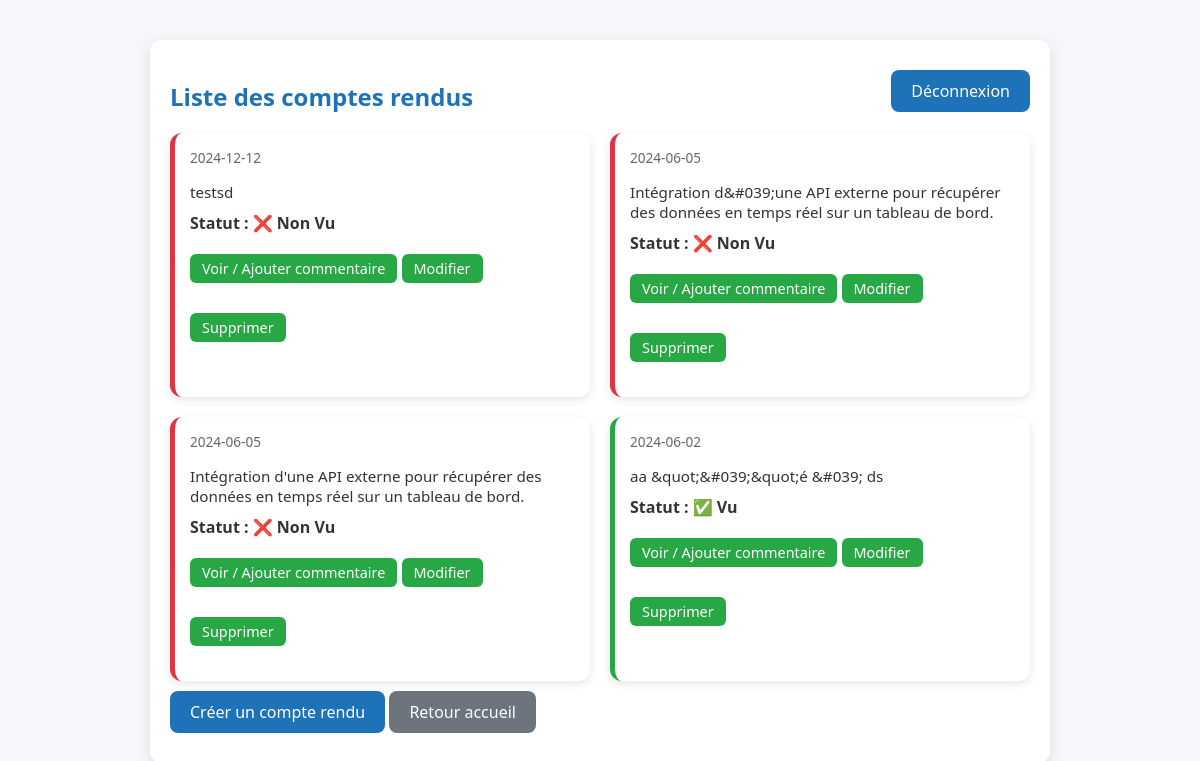
/stage/liste_compte_rendu.php (signed in), run on the app's committed database.
### tables this page shows
CREATE TABLE `cr` (
  `num` bigint(20) NOT NULL,
  `date` date DEFAULT NULL,
  `description` text,
  `vu` tinyint(1) DEFAULT NULL,
  `datetime` datetime DEFAULT NULL,
  `num_utilisateur` int(11) DEFAULT NULL
);

### stage/liste_compte_rendu.php (the view, shortened to what this page needs)
<?php
include '_conf.php';
$bdd = mysqli_connect($serveurBDD, $userBDD, $mdpBDD, $nomBDD);
$id = $_SESSION['id'];
$type = $_SESSION['type'];
$order_sql = " ORDER BY date DESC";
if ($type == 0) {
    $sql = "SELECT * FROM cr WHERE num_utilisateur = $id" . $order_sql;
}
$result = mysqli_query($bdd, $sql);
?>
<!DOCTYPE html>
<html lang="fr">
<head>
    <link rel="stylesheet" href="style.css">
</head>
<body>
<div class="container">
    <form method="post" style="text-align:right; margin-bottom:20px;">
        <button type="submit" name="byebye" class="logout-btn">Déconnexion</button>
    </form>
    <h2>Liste des comptes rendus</h2>
    <?php if($result && mysqli_num_rows($result) > 0): ?>
        <div class="cr-grid">
            <?php while($row = mysqli_fetch_assoc($result)): ?>
                <div class="cr-card <?= $row['vu'] ? 'vu' : 'non-vu'; ?>">
                    <div class="cr-header">
                        <span class="cr-date"><?= $row['date'] ?></span>
                    </div>
                    <p class="cr-description"><?= htmlspecialchars($row['description']) ?></p>
                    <div class="cr-status">
                        Statut : <span><?= $row['vu'] ? '✅ Vu' : '❌ Non Vu'; ?></span>
                    </div>
                    <a href="commentaire.php?cr=<?= $row['num'] ?>" class="btn-small">Voir / Ajouter commentaire</a>
                    <?php if($row['num_utilisateur'] == $id): ?>
                        <a href="modifier_compte_rendu.php?cr=<?= $row['num'] ?>" class="btn-small btn-edit">Modifier</a>
                        <form method="post" style="display:inline-block;" onsubmit="return confirm('Êtes-vous sûr de vouloir supprimer ce compte rendu ?');">
                            <button type="submit" name="supprimer" class="btn-small btn-delete">Supprimer</button>
                        </form>
                    <?php endif; ?>
                </div>
            <?php endwhile; ?>
        </div>
    <?php else: ?>
        <div class="info">Aucun compte rendu trouvé.</div>
    <?php endif; ?>
    <a href="creer_compte_rendu.php" class="btn">Créer un compte rendu</a>
    <a href="accueuil.php" class="btn-secondary">Retour accueil</a>
</div>
</body>
</html>

### stage/style.css (style rules this page uses)
* { box-sizing: border-box; font-family: 'Segoe UI', Tahoma, Geneva, Verdana, sans-serif; }
body { margin: 0; padding: 0; background: #f5f7fa; color: #333; }
a { text-decoration: none; color: #1d72b8; }
.container { max-width: 900px; margin: 40px auto; padding: 20px; background: #fff; border-radius: 12px; box-shadow: 0 4px 15px rgba(0,0,0,0.1); }
h1, h2, h3, h4 { color: #1d72b8; }
form { margin: 20px 0; }
input[type="submit"], button { background: #1d72b8; color: #fff; padding: 10px 20px; border: none; border-radius: 8px; font-size: 1rem; cursor: pointer; transition: background 0.3s; }
.btn { display: inline-block; margin: 10px 0; padding: 10px 20px; background: #1d72b8; color: #fff; border-radius: 8px; transition: background 0.3s; }
.btn-small { display: inline-block; padding: 5px 12px; font-size: 0.9rem; background: #28a745; color: #fff; border-radius: 6px; margin-top: 10px; text-align: center; }
.btn-secondary { display: inline-block; padding: 10px 20px; background: #6c757d; color: #fff; border-radius: 8px; }
.logout-btn { float: right; margin-top: -10px; margin-bottom: 20px; }
.cr-grid { display: grid; grid-template-columns: repeat(auto-fill, minmax(280px, 1fr)); gap: 20px; }
.cr-card { background: #fff; border-radius: 12px; padding: 15px; box-shadow: 0 3px 10px rgba(0,0,0,0.1); transition: transform 0.2s, box-shadow 0.2s; }
.cr-card.vu { border-left: 5px solid #28a745; }
.cr-card.non-vu { border-left: 5px solid #dc3545; }
.cr-header { display: flex; justify-content: space-between; align-items: center; margin-bottom: 10px; }
.cr-date { font-size: 0.85rem; color: #666; }
.cr-description { margin-bottom: 10px; font-size: 0.95rem; }
.cr-status { font-weight: bold; margin-bottom: 10px; }

### data on the page
cr: date "2024-12-12", description "testsd", shows "❌ Non Vu"
cr: date "2024-06-05", description "Intégration d&#039;une API externe pour récupérer des données en temps réel sur un tableau de bord.", vu "❌ Non Vu"
cr: date "2024-06-05", description "Intégration d'une API externe pour récupérer des données en temps réel sur un tableau de bord.", shows "❌ Non Vu"
cr: date "2024-06-02", description "aa &quot;&#039;&quot;é &#039; ds", vu "✅ Vu"
